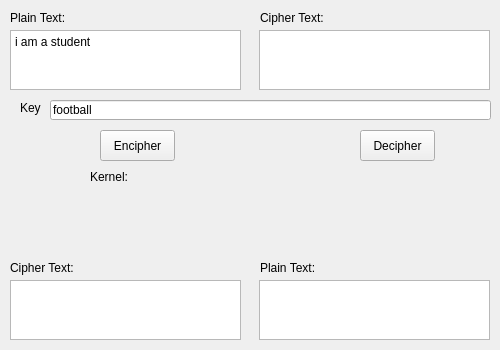
<?xml version="1.0" encoding="UTF-8"?>
<ui version="4.0">
 <class>MainWindow</class>
 <widget class="QMainWindow" name="MainWindow">
  <property name="enabled">
   <bool>true</bool>
  </property>
  <property name="geometry">
   <rect>
    <x>0</x>
    <y>0</y>
    <width>500</width>
    <height>350</height>
   </rect>
  </property>
  <property name="minimumSize">
   <size>
    <width>500</width>
    <height>350</height>
   </size>
  </property>
  <property name="maximumSize">
   <size>
    <width>500</width>
    <height>350</height>
   </size>
  </property>
  <property name="font">
   <font>
    <family>Tahoma</family>
   </font>
  </property>
  <property name="windowTitle">
   <string>Playfair Cipher</string>
  </property>
  <property name="autoFillBackground">
   <bool>false</bool>
  </property>
  <property name="animated">
   <bool>false</bool>
  </property>
  <widget class="QWidget" name="centralWidget">
   <widget class="QPushButton" name="pushButton">
    <property name="geometry">
     <rect>
      <x>100</x>
      <y>130</y>
      <width>75</width>
      <height>31</height>
     </rect>
    </property>
    <property name="text">
     <string>Encipher</string>
    </property>
   </widget>
   <widget class="QLineEdit" name="keyText">
    <property name="geometry">
     <rect>
      <x>50</x>
      <y>100</y>
      <width>441</width>
      <height>20</height>
     </rect>
    </property>
    <property name="text">
     <string>football</string>
    </property>
   </widget>
   <widget class="QLabel" name="label">
    <property name="geometry">
     <rect>
      <x>10</x>
      <y>10</y>
      <width>231</width>
      <height>16</height>
     </rect>
    </property>
    <property name="text">
     <string>Plain Text:</string>
    </property>
   </widget>
   <widget class="QLabel" name="label_2">
    <property name="geometry">
     <rect>
      <x>20</x>
      <y>100</y>
      <width>21</width>
      <height>16</height>
     </rect>
    </property>
    <property name="text">
     <string>Key:</string>
    </property>
   </widget>
   <widget class="QLabel" name="label_3">
    <property name="geometry">
     <rect>
      <x>10</x>
      <y>260</y>
      <width>231</width>
      <height>16</height>
     </rect>
    </property>
    <property name="text">
     <string>&lt;html&gt;&lt;head/&gt;&lt;body&gt;&lt;p&gt;Cipher Text:&lt;/p&gt;&lt;/body&gt;&lt;/html&gt;</string>
    </property>
   </widget>
   <widget class="QPlainTextEdit" name="plainText">
    <property name="geometry">
     <rect>
      <x>10</x>
      <y>30</y>
      <width>231</width>
      <height>60</height>
     </rect>
    </property>
    <property name="plainText">
     <string>i am a student</string>
    </property>
   </widget>
   <widget class="QPlainTextEdit" name="cipherText">
    <property name="geometry">
     <rect>
      <x>10</x>
      <y>280</y>
      <width>231</width>
      <height>60</height>
     </rect>
    </property>
   </widget>
   <widget class="QLabel" name="label_4">
    <property name="geometry">
     <rect>
      <x>260</x>
      <y>260</y>
      <width>231</width>
      <height>16</height>
     </rect>
    </property>
    <property name="text">
     <string>&lt;html&gt;&lt;head/&gt;&lt;body&gt;&lt;p&gt;Plain Text:&lt;/p&gt;&lt;/body&gt;&lt;/html&gt;</string>
    </property>
   </widget>
   <widget class="QPlainTextEdit" name="cipherText2">
    <property name="geometry">
     <rect>
      <x>259</x>
      <y>30</y>
      <width>231</width>
      <height>60</height>
     </rect>
    </property>
    <property name="plainText">
     <string/>
    </property>
   </widget>
   <widget class="QLabel" name="label_5">
    <property name="geometry">
     <rect>
      <x>260</x>
      <y>10</y>
      <width>231</width>
      <height>16</height>
     </rect>
    </property>
    <property name="text">
     <string>Cipher Text:</string>
    </property>
   </widget>
   <widget class="QPlainTextEdit" name="plainText2">
    <property name="geometry">
     <rect>
      <x>259</x>
      <y>280</y>
      <width>231</width>
      <height>60</height>
     </rect>
    </property>
   </widget>
   <widget class="QPushButton" name="pushButton_2">
    <property name="geometry">
     <rect>
      <x>360</x>
      <y>130</y>
      <width>75</width>
      <height>31</height>
     </rect>
    </property>
    <property name="text">
     <string>Decipher</string>
    </property>
   </widget>
   <widget class="QLabel" name="label_6">
    <property name="geometry">
     <rect>
      <x>90</x>
      <y>170</y>
      <width>46</width>
      <height>13</height>
     </rect>
    </property>
    <property name="text">
     <string>Kernel: </string>
    </property>
   </widget>
   <widget class="QLabel" name="kernelLabel">
    <property name="geometry">
     <rect>
      <x>180</x>
      <y>170</y>
      <width>111</width>
      <height>81</height>
     </rect>
    </property>
    <property name="text">
     <string/>
    </property>
   </widget>
  </widget>
 </widget>
 <layoutdefault spacing="6" margin="11"/>
 <resources/>
 <connections/>
</ui>
